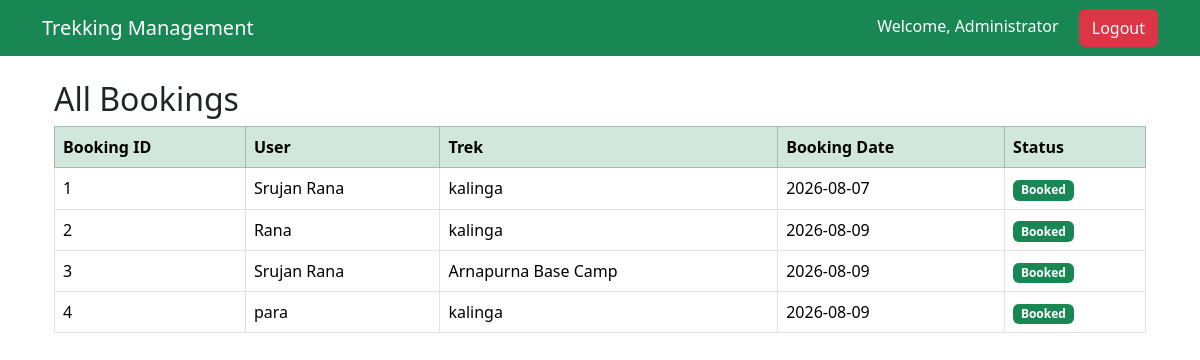
Screenshot of /admin/bookings (signed in) with the database file from the repository.
### models.py (models this page shows)
class User(UserMixin, db.Model):
    __tablename__ = "users"
    id = db.Column(db.Integer, primary_key=True)
    name = db.Column(db.String(100), nullable=False)
    email = db.Column(db.String(120), unique=True, nullable=False)
    password = db.Column(db.String(200), nullable=False)
    role = db.Column(db.String(20), nullable=False)
    status = db.Column(db.String(20), default="pending")
    contact = db.Column(db.String(20))

class Booking(db.Model):
    __tablename__ = "bookings"
    id = db.Column(db.Integer, primary_key=True)
    booking_date = db.Column(db.Date)
    status = db.Column(db.String(20), default="Booked")
    user_id = db.Column(
        db.Integer,
        db.ForeignKey("users.id")
    )
    trek_id = db.Column(
        db.Integer,
        db.ForeignKey("treks.id")
    )

class Trek(db.Model):
    __tablename__ = "treks"
    id = db.Column(db.Integer, primary_key=True)
    name = db.Column(db.String(100), nullable=False)
    location = db.Column(db.String(100))
    difficulty = db.Column(db.String(30))
    duration = db.Column(db.Integer)
    available_slots = db.Column(db.Integer)
    status = db.Column(db.String(20), default="Open")
    start_date = db.Column(db.Date)
    end_date = db.Column(db.Date)
    description = db.Column(db.Text)
    staff_id = db.Column(
        db.Integer,
        db.ForeignKey("users.id")
    )

### routes/admin.py (the view)
@admin.route("/bookings")
@login_required
def view_bookings():
    if current_user.role != "admin":
        return "Access Denied"
    bookings = Booking.query.all()
    user_dict = {
        user.id: user
        for user in User.query.all()
    }
    trek_dict = {
        trek.id: trek
        for trek in Trek.query.all()
    }
    return render_template(
        "admin/bookings.html",
        bookings=bookings,
        user_dict=user_dict,
        trek_dict=trek_dict
    )

### app.py (called while the page is built)
@login_manager.user_loader
def load_user(user_id):
    return User.query.get(int(user_id))

### templates/admin/bookings.html
{% extends "base.html" %}
{% block content %}
<div class="container mt-4">
    <h2>All Bookings</h2>
    <table class="table table-bordered table-hover">
        <thead class="table-success">
            <tr>
                <th>Booking ID</th>
                <th>User</th>
                <th>Trek</th>
                <th>Booking Date</th>
                <th>Status</th>
            </tr>
        </thead>
        <tbody>
            {% if bookings %}
                {% for booking in bookings %}
                <tr>
                    <td>{{ booking.id }}</td>
                    <td>
                        {{ user_dict[booking.user_id].name }}
                    </td>
                    <td>
                        {{ trek_dict[booking.trek_id].name }}
                    </td>
                    <td>
                        {{ booking.booking_date }}
                    </td>
                    <td>
                        {% if booking.status == "Booked" %}
                            <span class="badge bg-success">
                                {{ booking.status }}
                            </span>
                        {% elif booking.status == "Cancelled" %}
                            <span class="badge bg-danger">
                                {{ booking.status }}
                            </span>
                        {% else %}
                            <span class="badge bg-secondary">
                                {{ booking.status }}
                            </span>
                        {% endif %}
                    </td>
                </tr>
                {% endfor %}
            {% else %}
                <tr>
                    <td colspan="5" class="text-center">
                        No bookings found.
                    </td>
                </tr>
            {% endif %}
        </tbody>
    </table>
</div>
{% endblock %}

### templates/base.html (shortened to what this page needs)
<!DOCTYPE html>
<html>
<head>
    <link href="https://cdn.jsdelivr.net/npm/bootstrap@5.3.3/dist/css/bootstrap.min.css"
          rel="stylesheet">
</head>
<body>
<nav class="navbar navbar-expand-lg navbar-dark bg-success">
    <div class="container">
        <a class="navbar-brand" href="{{ url_for('home') }}">
            Trekking Management
        </a>
        <div class="ms-auto">
            {% if current_user.is_authenticated %}
                <span class="text-white me-3">
                    Welcome, {{ current_user.name }}
                </span>
                <a href="{{ url_for('auth.logout') }}" class="btn btn-danger">
                    Logout
                </a>
            {% endif %}
        </div>
    </div>
</nav>
<div class="container mt-4">
{% block content %}
{% endblock %}
</div>
</body>
</html>

### rows the page displays
User: name "Administrator"
Booking: id "1", booking_date "2026-08-07", status "Booked"
User: name "Srujan Rana"
Trek: name "kalinga"
Booking: id "2", booking_date "2026-08-09", status "Booked"
User: name "Rana"
Booking: id "3", booking_date "2026-08-09", status "Booked"
Trek: name "Arnapurna Base Camp"
Booking: id "4", booking_date "2026-08-09", status "Booked"
User: name "para"
